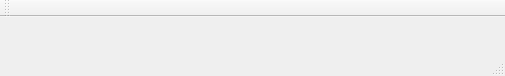
<?xml version="1.0" encoding="UTF-8"?>
<ui version="4.0">
 <class>MainWindow</class>
 <widget class="QMainWindow" name="MainWindow">
  <property name="geometry">
   <rect>
    <x>0</x>
    <y>0</y>
    <width>505</width>
    <height>76</height>
   </rect>
  </property>
  <property name="sizePolicy">
   <sizepolicy hsizetype="Ignored" vsizetype="Minimum">
    <horstretch>0</horstretch>
    <verstretch>0</verstretch>
   </sizepolicy>
  </property>
  <property name="maximumSize">
   <size>
    <width>16777215</width>
    <height>16777215</height>
   </size>
  </property>
  <property name="windowTitle">
   <string>RecordItNow</string>
  </property>
  <widget class="QWidget" name="centralWidget"/>
  <widget class="QMenuBar" name="menuBar">
   <property name="geometry">
    <rect>
     <x>0</x>
     <y>0</y>
     <width>505</width>
     <height>21</height>
    </rect>
   </property>
  </widget>
  <widget class="QToolBar" name="mainToolBar">
   <attribute name="toolBarArea">
    <enum>TopToolBarArea</enum>
   </attribute>
   <attribute name="toolBarBreak">
    <bool>false</bool>
   </attribute>
  </widget>
  <widget class="QStatusBar" name="statusBar"/>
 </widget>
 <layoutdefault spacing="6" margin="11"/>
 <resources/>
 <connections/>
</ui>
